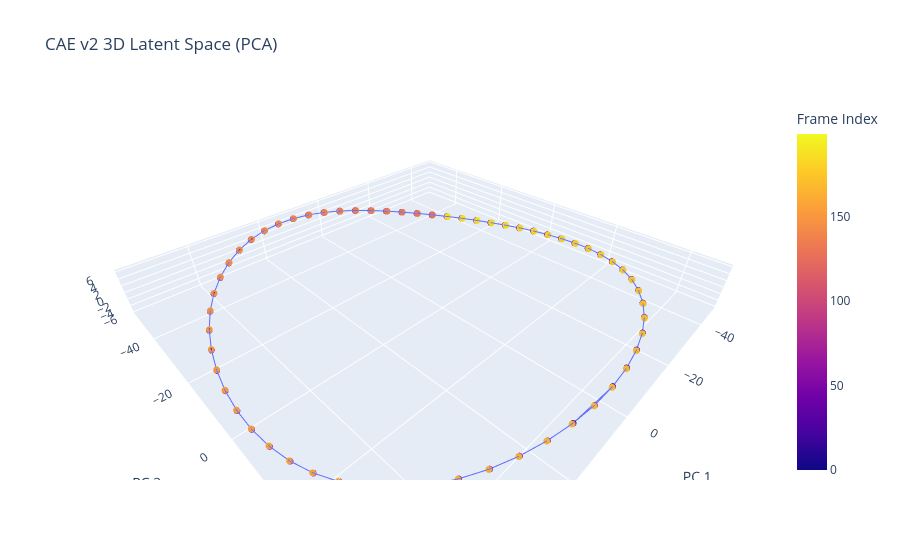

This figure's notebook cell:
### Code cell
# Generate interactive 3D scatter plot with a continuous line
fig = px.scatter_3d(
    df_latent_all_pca_3d,
    x="PC 1",
    y="PC 2",
    z="PC 3",
    color="Frame Index",
    color_continuous_scale="plasma",
    title="CAE v2 3D Latent Space (PCA)",
)

# Connect the scatter points with a continuous trajectory line
fig.update_traces(mode="markers+lines", marker=dict(size=4, opacity=0.8))
fig.update_layout(scene=dict(aspectmode='data'))
fig.show()

### Figure 1 — Plotly figure (JSON) as saved in the notebook; plotly's stock layout.template omitted (floating-point values rounded to 4 significant figures; data arrays with more than 128 entries replaced by an {"elided": "..."} marker saying what was removed)
{"data": [{"hovertemplate": "PC 1=%{x}<br>PC 2=%{y}<br>PC 3=%{z}<br>Frame Index=%{marker.color}<extra></extra>", "legendgroup": "", "marker": {"color": {"elided": "200 int values"}, "coloraxis": "coloraxis", "opacity": 0.8, "size": 4, "symbol": "circle"}, "mode": "markers+lines", "name": "", "scene": "scene", "showlegend": false, "type": "scatter3d", "x": {"elided": "200 float values"}, "y": {"elided": "200 float values"}, "z": {"elided": "200 float values"}}], "layout": {"coloraxis": {"autocolorscale": false, "colorbar": {"title": {"text": "Frame Index"}}, "colorscale": [[0, "#0d0887"], [0.1111, "#46039f"], [0.2222, "#7201a8"], [0.3333, "#9c179e"], [0.4444, "#bd3786"], [0.5556, "#d8576b"], [0.6667, "#ed7953"], [0.7778, "#fb9f3a"], [0.8889, "#fdca26"], [1, "#f0f921"]]}, "legend": {"tracegroupgap": 0}, "scene": {"aspectmode": "data", "domain": {"x": [0, 1], "y": [0, 1]}, "xaxis": {"title": {"text": "PC 1"}}, "yaxis": {"title": {"text": "PC 2"}}, "zaxis": {"title": {"text": "PC 3"}}}, "title": {"text": "CAE v2 3D Latent Space (PCA)"}}}
